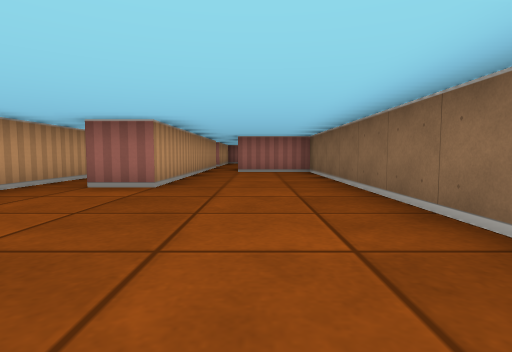
View 1 (above)

16 first-person views from a walk through a cub3D ray-caster map. The camera is about half as high as the walls, tilts 4° down and sees 80° across. The floor is counted in squares. Each view is taken from the middle of a square. On the plan, view 1 faces up. The plan holds only what a view shows up to about 9 squares ahead; the rest is blank.

View 2
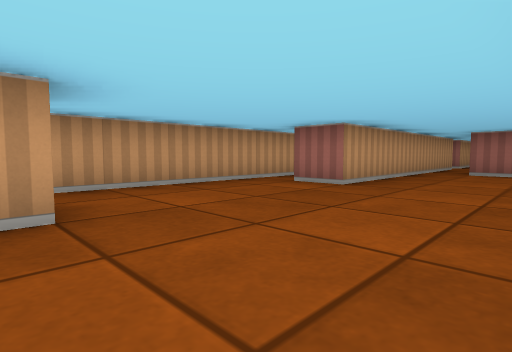

View 3
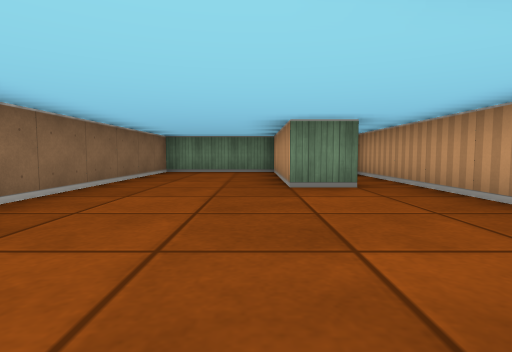

View 4
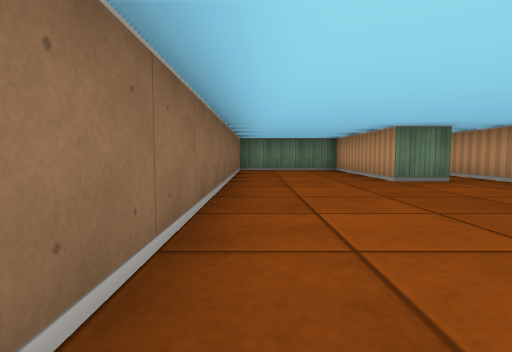

View 5
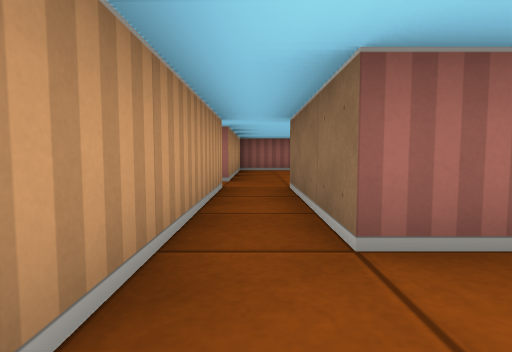

View 6
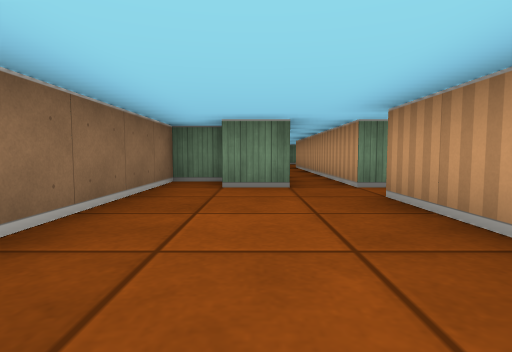

View 7
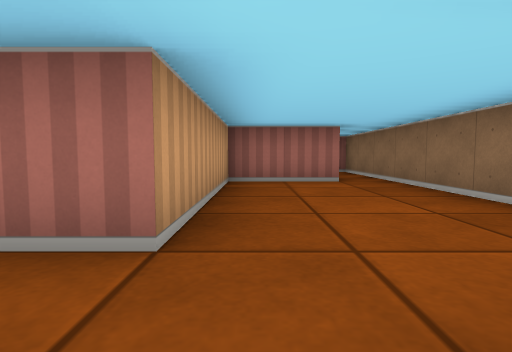

View 8
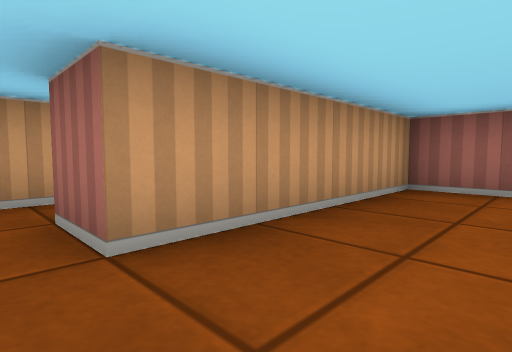

View 9
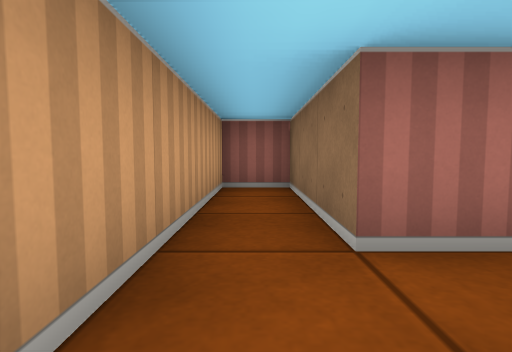

View 10
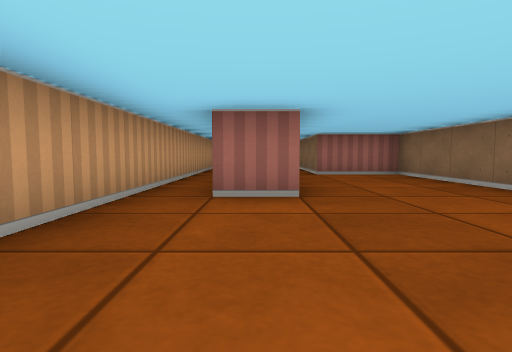

View 11
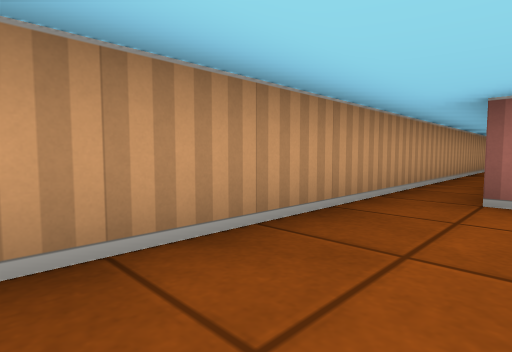

View 12
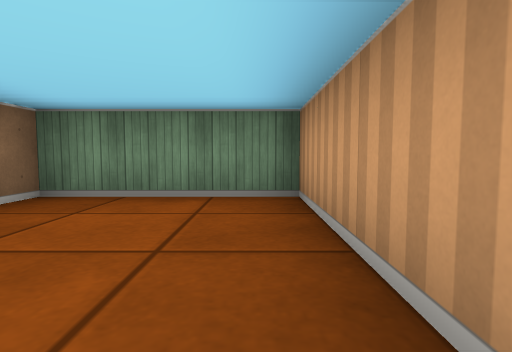

View 13
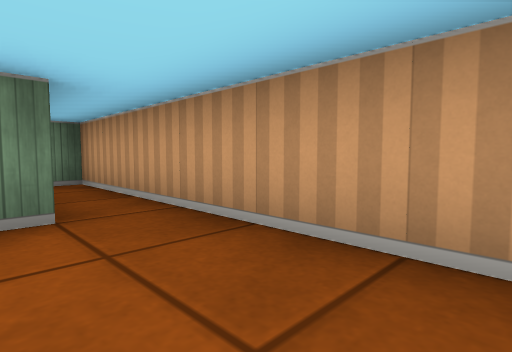

View 14
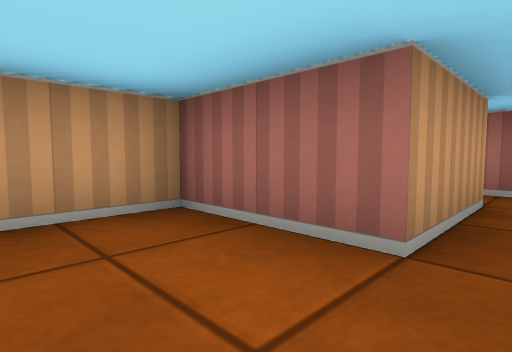

View 15
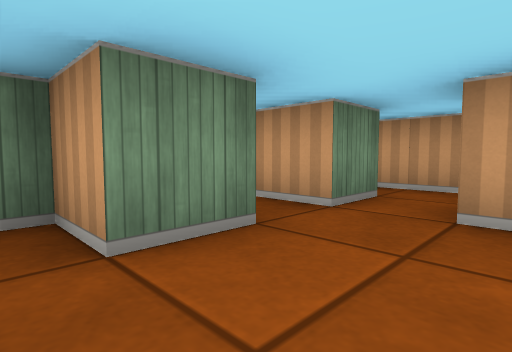

View 16
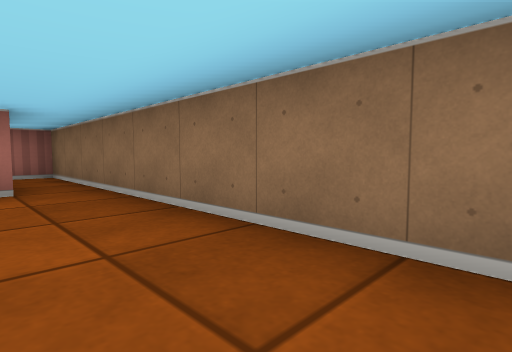

### Floor plan
Points are (right, up) in squares from view 1. A wall is a line through its corners. A room is listed if a view was taken in it or the views show most of it. See-through windows are left out.
Room 1 (views 1, 2, 3, 4, 5, 9, 10, 11, 12, 13)
walls: (-2.6, 0.5) (-1.5, 0.5) (-1.5, -3.5) (1.5, -3.5) (1.5, 8.5) (-0.5, 8.5); (-1.5, 8.5) (-1.5, 4.5) (-2.5, 4.5); (-2.5, 12.5) (-2.5, 15.5) (-3.5, 15.5) (-3.5, -2.5) (-3, -2.5)
ways out: opening at (-2, 12) to room 2; opening at (-1, 9) to room 2
Room 2 (views 6, 7, 8, 14, 15, 16)
walls: (-2.6, 11.5) (-1.5, 11.5) (-1.5, 8.5); (0.5, 18.6) (0.5, 16.5) (-1.5, 16.5) (-1.5, 12.5) (-2.5, 12.5); (-0.5, 8.5) (-0.5, 11.5) (0.5, 11.5) (0.5, 10.5) (1.5, 10.5) (1.5, 18.5)
ways out: opening at (-2, 12) to room 1; opening at (-1, 9) to room 1; opening at (1, 17.5)

Where each view was taken, in squares from view 1:
view 1: 0 up, 0 right, facing up
view 2: 0 up, 1 right, facing up-left
view 3: 5 up, 1 left, facing down
view 4: 6 up, 1 right, facing down
view 5: 7 up, 1 left, facing up
view 6: 16 up, 0 right, facing down
view 7: 11 up, 1 left, facing up
view 8: 12 up, 0 right, facing up-left
view 9: 11 up, 3 left, facing up
view 10: 1 up, 2 left, facing up
view 11: 1 up, 2 left, facing up-left
view 12: 0 up, 1 left, facing down
view 13: 3 up, 2 left, facing down-left
view 14: 15 up, 1 right, facing up-left
view 15: 13 up, 1 right, facing down-left
view 16: 12 up, 0 right, facing up-right
